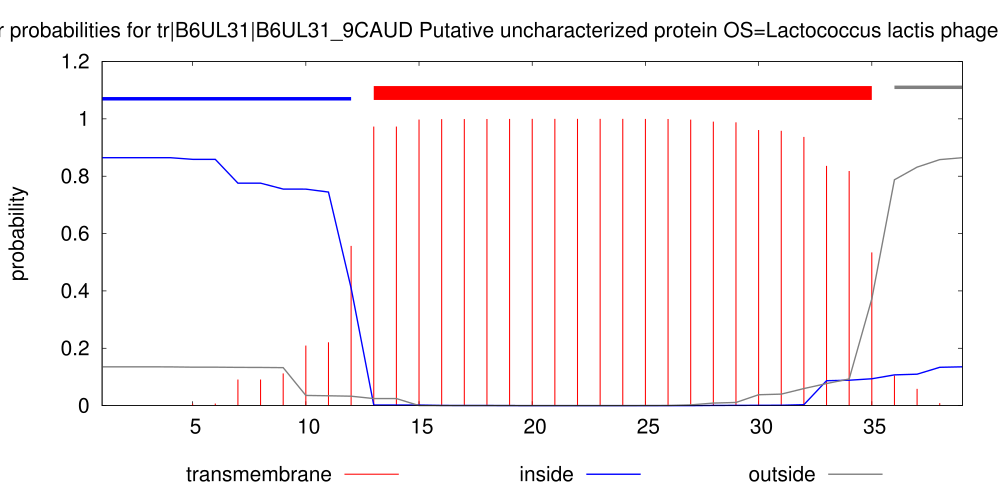

Here is the gnuplot script that generated this plot:
set arrow from 1,1.07 to 12,1.07 nohead lt 3 lw 10
set arrow from 13,1.09 to 35,1.09 nohead lt 1 lw 40
set arrow from 36,1.11 to 39,1.11 nohead lt 9 lw 10
set key below
set title "TMHMM posterior probabilities for tr|B6UL31|B6UL31_9CAUD Putative uncharacterized protein OS=Lactococcus lactis phage p2 PE=4 SV=1 ORF=27"
set yrange [0:1.2]
set size 2., 1.4
#set xlabel "position"
set ylabel "probability"
set xrange [1:39]
# Make the ps plot
set term postscript eps color solid "Helvetica" 30
set output "./TMHMM_9908/tr_B6UL31_B6UL31_9CAUD.eps"
plot "./TMHMM_9908/tr_B6UL31_B6UL31_9CAUD.plp" using 1:4 title "transmembrane" with impulses lt 1 lw 3, \
"" using 1:3 title "inside" with line lt 3 lw 4, \
"" using 1:5 title "outside" with line lt 9 lw 4
exit
